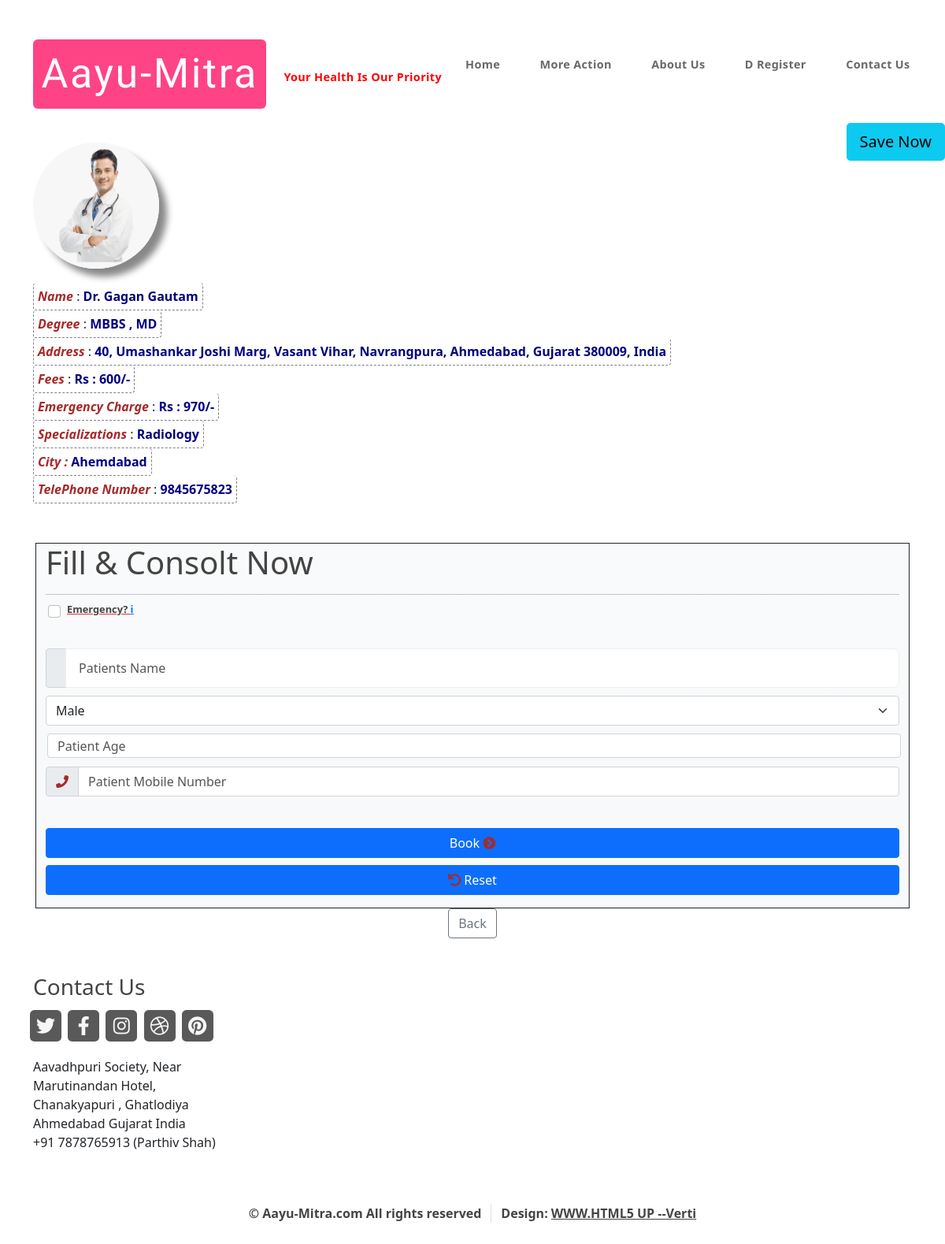
/consolt_view/3, run on the app's committed database.
### am/models.py (models this page shows, shortened)
class Doctor(models.Model):
    id = models.AutoField(primary_key=True)  # aa pachhi thi add karel chhe-->primary_key
    image = models.ImageField(upload_to='doctors_images', default="")
    name = models.CharField(max_length=40, null=False)
    address = models.CharField(max_length=150, null=False)
    city = models.CharField(max_length=10, null=False, default="")
    degree = models.CharField(max_length=40, null=False)
    fees = models.CharField(max_length=8, null=False)
    hospital_address = models.CharField(max_length=150, null=True)
    specializatioin = models.CharField(max_length=40, null=True)
    average_time_per_patient_minute = models.CharField(max_length=4, null=False, default="30")
    mobile_number = models.CharField(max_length=15, null=False)
    telephone_number = models.CharField(max_length=15, null=False)
    email_id = models.EmailField(max_length=30, null=False, unique=False)
    payment_number = models.CharField(max_length=15, null=False)
    emergency_charge = models.CharField(max_length=15, null=False)
    achievements = models.CharField(max_length=300, null=True)
    username = models.CharField(max_length=18, null=False, unique=True)
    password = models.CharField(max_length=14, null=False, unique=False)
    bookmark = models.ManyToManyField(User , related_name='bookmark' , blank=True)
    clinic_active_status = models.BooleanField(default=True , null=False)

### am/views.py (the view)
# urls.py: path("consolt_view/<int:consolt_id>", views.consolt_view , name = "consolt_view"),
def consolt_view(request, consolt_id):
    bookmarked_doctor = get_object_or_404(Doctor ,id = consolt_id)
    if bookmarked_doctor.bookmark.filter(id=request.user.id).exists():
        bookmark_status = True
    else :
        bookmark_status = False
    doctors = Doctor.objects.filter(id=consolt_id)
    appointment = Appointments.objects.filter(d_id=consolt_id)
    pending_appointments = appointment.filter(confirm=False)
    number_of_pending_appointments = int(len(pending_appointments))
    time_per_patient = int(doctors[0].average_time_per_patient_minute)
    expected_time_in_minute = (time_per_patient * number_of_pending_appointments) - time_per_patient
    expected_time_in_hours = float(expected_time_in_minute / 60)
    remaining_time_in_minute = (expected_time_in_hours - int(expected_time_in_hours)) * 60
    if request.user.is_authenticated:
        if request.method == 'POST':
            username = request.user.username
            name = request.POST.get('patient_name')
            age = request.POST.get('patient_age')
            gender = request.POST.get('patient_gender')
            email_id = request.user.email
            phone_number = request.POST.get('phone_number')
            emergency = request.POST.get('emergency')
            d_id = consolt_id
            dateTime = timezone.now()
            confirmation_code = random.randint(1000, 100000)
            appointments_record = Appointments(username=username, name=name, age=age, gender=gender, email_id=email_id,
                                               phone_number=phone_number, emergency=emergency,
                                               confirmation_code=confirmation_code, d_id=d_id, dateTime=dateTime)
            appointments_record.save()
            subject = f' Dear {name} , Appointment Successful with {doctors[0].name}'
            message = f' We have Sent Your Details to {doctors[0].name} \n' \
                      f' Please NOTE Your Confirmation Code is ""{confirmation_code}"" \n' \
                      f' Expected Time : {int(expected_time_in_hours)}:{int(remaining_time_in_minute)} Hours \n' \
                      f' Thank You, for Using Aayu-Mitra.com \n' \
                      f' We wish you get well soon \n'
            email_from = settings.EMAIL_HOST_USER
            recipient_list = [email_id]
            send_mail(subject, message, email_from, recipient_list)
            print("SUCCESS : EMAIL REACHED PATIENT")
            subject = f' Greeting Sir , New Appointment from Aayu-Mitra.com'
            message = f' -> Patient Details <- \n \n' \
                      f' ==> Name : {name}  \n' \
                      f' ==> Gender : {gender} \n' \
                      f' ==> Age : {age} \n' \
                      f' ==> Email : {request.user.email} \n' \
                      f' ==> Phone Number : {phone_number} \n' \
                      f' ==> Emergency : {emergency} \n' \
                      f' ==> Confirmation Code : {confirmation_code} (please NOTE it)'
            email_from = settings.EMAIL_HOST_USER
            recipient_list = [doctors[0].email_id]
            send_mail(subject, message, email_from, recipient_list)
            messages.success(request, "Appointment Successful , Check Your Email Please-->")
            print("SUCCESS : EMAIL REACHED DOCTOR")
        else:
            params = {"bookmark_status" : bookmark_status , "doctors": doctors[0]}
            return render(request, 'consolt_view.html', params)
    elif request.method == 'POST' and not request.user.is_authenticated:
        return HttpResponse('''<center><h1><b> We Respect Your Time. <br>
                                            Please <a href="/user_sign_up.html">Sign Up</a> & if you have already Signed Up then Please <a href="/">Login</a> First
                                    </b></h1></center>''')
    else:
        return render(request, 'consolt_view.html',
                      {'doctors': doctors[0]})  # [0] valu logic super chhe must learn every time
    return render(request, 'consolt_view.html', {'doctors': doctors[0]})

### am/templates/consolt_view.html (shortened to what this page needs)
{% extends 'base.html' %}
{% load static %}
{% block meta-tags %}
<link
  href="https://cdn.jsdelivr.net/npm/bootstrap@5.0.0-beta3/dist/css/bootstrap.min.css"
  rel="stylesheet"
/>
{% endblock %}
{% block body %}
{% if request.user.is_authenticated %}
<a href="/bookmarks_add/{{doctors.id}}" class="btn btn-info btn-lg bookmark_button">
<span class=""></span>
{% if bookmark_status %}
Saved
{% else %}
Save Now
{% endif %}
</a>
{% else %}
<a href="/user_sign_up.html" class="btn btn-info btn-lg bookmark_button">
 Save Now
</a>
{% endif %}
<div class="container">
  <div class="row g-3">
    <div class="col-md-2">
      <img
        src="/media/{{ doctors.image }}"
        class="card-img"
        alt="..."
        height="160px"
      />
    </div>
    <div class="col-12">
      <label for="inputAddress" class="doctors-details">
        <i>Name</i> : <b>{{ doctors.name }}</b>
      </label>
      <br />
      <label for="inputAddress" class="doctors-details" id="emergency_cutoff"
        ><i>Degree</i> : <b>{{ doctors.degree }}</b>
      </label>
      <br />
      <label for="inputAddress" class="doctors-details"
        ><i>Address</i> : <b>{{ doctors.address }}</b>
      </label>
      <br />
      <label for="inputZip" class="doctors-details" id="emergency_cutoff"
        ><i>Fees</i> : <b>Rs : {{ doctors.fees }}/-</b>
      </label>
      <br />
      <label for="inputZip" class="doctors-details"
        ><i>Emergency Charge</i> : <b>Rs : {{ doctors.emergency_charge }}/-</b>
      </label>
      <br />
      <label for="inputAddress2" class="doctors-details" id="emergency_cutoff"
        ><i>Specializations</i> : <b>{{ doctors.specializatioin }}</b>
      </label>
      <br />
      <label for="inputCity" class="doctors-details" id="emergency_cutoff"
        ><i>City : </i> <b>{{ doctors.city }}</b>
      </label>
      <br />
      <label for="inputZip" class="doctors-details"
        ><i>TelePhone Number</i> : <b>{{ doctors.telephone_number }}</b>
      </label>
      <br />
    </div>
  </div>
  <form
    method="post"
    action="/consolt_view/{{ doctors.id }}"
    class="needs-validation"
    novalidate
  >
    <div
      class="container-fluid bg-light bg-gradient border rounded-0 border-dark"
    >
      <h1>Fill &amp; Consolt Now</h1>
      <form action="/consolt_view/{{ doctors.id }}" method="POST" class="needs-validation" novalidate>
      <hr />
      <div
        class="form-check"
        style="
          margin: 3px;
          color: var(--bs-red);
          font-weight: bold;
          text-decoration: underline;
          box-shadow: inset 0px 0px var(--bs-gray-dark);
          border-color: var(--bs-red);
          margin-bottom: 8px;
          margin-top: -7px;
        "
      >
        <input
          class="form-check-input"
          type="checkbox"
          id="emergency"
          name="emergency"
        /><label
          class="form-check-label"
          style="font-weight: bold; border-color: rgb(217, 27, 45)"
          >Emergency?   <a href="#" data-toggle="tooltip" title="Emergency charge will be applied.">i</a></label
        >
      </div>
        <div class="row">
          <div class="col-md-6">
          </div>
        </div>
        <div class="row">
          <div class="col-12 col-md-6" id="message-1">
            <div class="form-group mb-3">
              <div class="input-group">
                <span class="input-group-text"
                  ></span
                ><input
                  class="form-control"
                  type="text"
                  id="patient_name"
                  name="patient_name"
                  required=""
                  placeholder="Patients Name"
                />
              </div>
            </div>
            <select
              class="form-select"
              id="Patient_gender"
              name="patient_gender"
              required=""
              style="margin-top: -6px; margin-bottom: 12px"
            >
              <option value="Male" selected="">Male</option>
              <option value="Other">Other</option></select
            >
            <input
              class="form-control"
              type="number"
              style="
                padding-bottom: -2px;
                margin: 2px;
                padding-top: -3px;
                height: 31px;
                margin-top: -2px;
                margin-bottom: 9px;
              "
              name="patient_age"
              placeholder="Patient Age"
              min="1" max="130"
            />
            <div class="row">
              <div
                class="col-12 col-sm-6 col-md-12 col-lg-6"
                style="padding-bottom: -29px"
              >
                <div class="form-group mb-3">
                  <div class="input-group">
                    <span class="input-group-text"
                      ><i class="fa fa-phone"></i></span
                    >
                    <input
                      class="form-control"
                      type="tel"
                      id="user_phone_number"
                      name="phone_number"
                      maxlength="10"
                      placeholder="Patient Mobile Number"
                    />
                  </div>
                </div>
              </div>
            </div>
            <div class="form-group mb-3">
              <div class="row">
                <div class="col">
                  <button
                    class="btn btn-primary d-block w-100"
                    type="submit"
                    style="
                      padding-top: 6px;
                      padding-bottom: 6px;
                      margin: 0px;
                      margin-bottom: 9px;
                      margin-top: -17px;
                    "
                  >
                    Book&nbsp;<i class="fa fa-chevron-circle-right"></i></button
                  ><button
                    class="btn btn-primary d-block w-100"
                    type="reset"
                    style="padding-top: -2px; padding-bottom: 6px"
                  >
                    <i class="fa fa-undo"></i> Reset
                  </button>
                </div>
              </div>
            </div>
          </div>
        </div>
      </form>
    </div>
  </form>
</div>
<center>
  <div class="col-3">
    <a href="/consolt_page.html">
      <button type="button" class="btn btn-outline-secondary" id="back_button">
        Back
      </button>
    </a>
  </div>
</center>
{% endblock %}

### am/static/css/main.css (style rules this page uses)
html, body, div, span, applet, object, iframe, h1, h2, h3, h4, h5, h6, p, blockquote, pre, a, abbr, acronym, address, big, cite, code, del, dfn, em, img, ins, kbd, q, s, samp, small, strike, strong, sub, sup, tt, var, b, u, i, center, dl, dt, dd, ol, ul, li, fieldset, form, label, legend, table, caption, tbody, tfoot, thead, tr, th, td, article, aside, canvas, details, embed, figure, figcaption, footer, header, hgroup, menu, nav, output, ruby, section, summary, time, mark, audio, video { margin: 0; padding: 0; border: 0; font-size: 100%; font: inherit; vertical-align: baseline; }
body { line-height: 1; }
body { -webkit-text-size-adjust: none; }
input, select, textarea { -moz-appearance: none; -webkit-appearance: none; -ms-appearance: none; appearance: none; }
html { box-sizing: border-box; }
*, *:before, *:after { box-sizing: inherit; }
body { background-color: #f7f7f7; background-position: top left, top left; background-repeat: repeat-x, repeat; background-size: 100% 30em, auto; font-family: 'Open Sans', sans-serif; font-size: 13pt; color: #696969; font-weight: 300; line-height: 2.25em; }
input, select, textarea { font-family: 'Open Sans', sans-serif; font-size: 13pt; color: #696969; font-weight: 300; line-height: 2.25em; }
a { color: #0090c5; text-decoration: underline; }
h1, h2, h3, h4, h5, h6 { color: #444; font-weight: 800; }
b, strong { font-weight: 600; color: #444; }
i, em { font-style: italic; }
hr { border: 0; border-top: solid 1px #eee; }
.container { margin: 0 auto; max-width: 100%; width: 1400px; }
@media screen and (max-width: 1680px) { .container { width: 1200px; } }
@media screen and (max-width: 1280px) { .container { width: 960px; } }
.row { display: flex; flex-wrap: wrap; box-sizing: border-box; align-items: stretch; }
.row > * { box-sizing: border-box; }
.row > .col-12 { width: 100%; }
.row { margin-top: -40px; margin-left: -40px; }
.row > * { padding: 40px 0 0 40px; }
@media screen and (max-width: 1680px) { .row { display: flex; flex-wrap: wrap; box-sizing: border-box; align-items: stretch; } }
@media screen and (max-width: 1680px) { .row > * { box-sizing: border-box; } }
@media screen and (max-width: 1680px) { .row { margin-top: -40px; margin-left: -40px; } }
@media screen and (max-width: 1680px) { .row > * { padding: 40px 0 0 40px; } }
@media screen and (max-width: 1280px) { .row { display: flex; flex-wrap: wrap; box-sizing: border-box; align-items: stretch; } }
@media screen and (max-width: 1280px) { .row > * { box-sizing: border-box; } }
@media screen and (max-width: 1280px) { .row { margin-top: -25px; margin-left: -25px; } }
@media screen and (max-width: 1280px) { .row > * { padding: 25px 0 0 25px; } }
form label { display: block; font-weight: 800; margin: 0 0 1em 0; font-size: 0.8em; color: #444; }
form input[type="text"], form input[type="email"], form input[type="password"], form select, form textarea { -webkit-appearance: none; display: block; width: 100%; border-radius: 8px; border: solid 1px #eee; }
form input[type="text"], form input[type="email"], form input[type="password"] { line-height: 3em; padding: 0 1em; }
form select { line-height: 3em; padding: 0 1em; }
input[type="button"], input[type="submit"], input[type="reset"], button, .button { -moz-transition: background-color .25s ease-in-out; -webkit-transition: background-color .25s ease-in-out; -ms-transition: background-color .25s ease-in-out; transition: background-color .25s ease-in-out; -webkit-appearance: none; position: relative; display: inline-block; background: #0090c5; color: #fff; text-decoration: none; border-radius: 6px; font-weight: 800; outline: 0; border: 0; cursor: pointer; font-size: 1.35em; padding: 0.6em 1.5em; }
@media screen and (max-width: 1680px) { body, input, select, textarea { font-size: 12pt; } }
@media screen and (max-width: 1280px) { body, input, select, textarea { font-size: 11pt; } }

### am/templates/consolt_view.html (style rules this page uses)
.card-img { box-shadow: 10px 10px 8px #888888; border: 5px; border-radius: 50%; width: 10rem; height: 10rem; }
.doctors-details { border: 1px dashed grey; border-radius: 4px; border-top: none; padding: 5px; }
.form-check { height: 50%; }
i { color: brown; font-weight: 777; }
b { color: navy; }
#emergency { color: red; }
#back_button { display: inline-block; }
.col-12 { padding-top: 2px; }
.g-3 { display: inline-block; margin-right: 3px; }
.needs-validation { margin: 50px 3px 0px 3px; }
.bookmark_button { float: right; display: inline-block; }

### data on the page
Doctor: image (picture), name "Dr. Gagan Gautam", degree "MBBS , MD", address "40, Umashankar Joshi Marg, Vasant Vihar, Navrangpura, Ahmedabad, Gujarat 380009, India", fees "600", emergency_charge "970", specializatioin "Radiology", city "Ahemdabad", telephone_number "9845675823"
